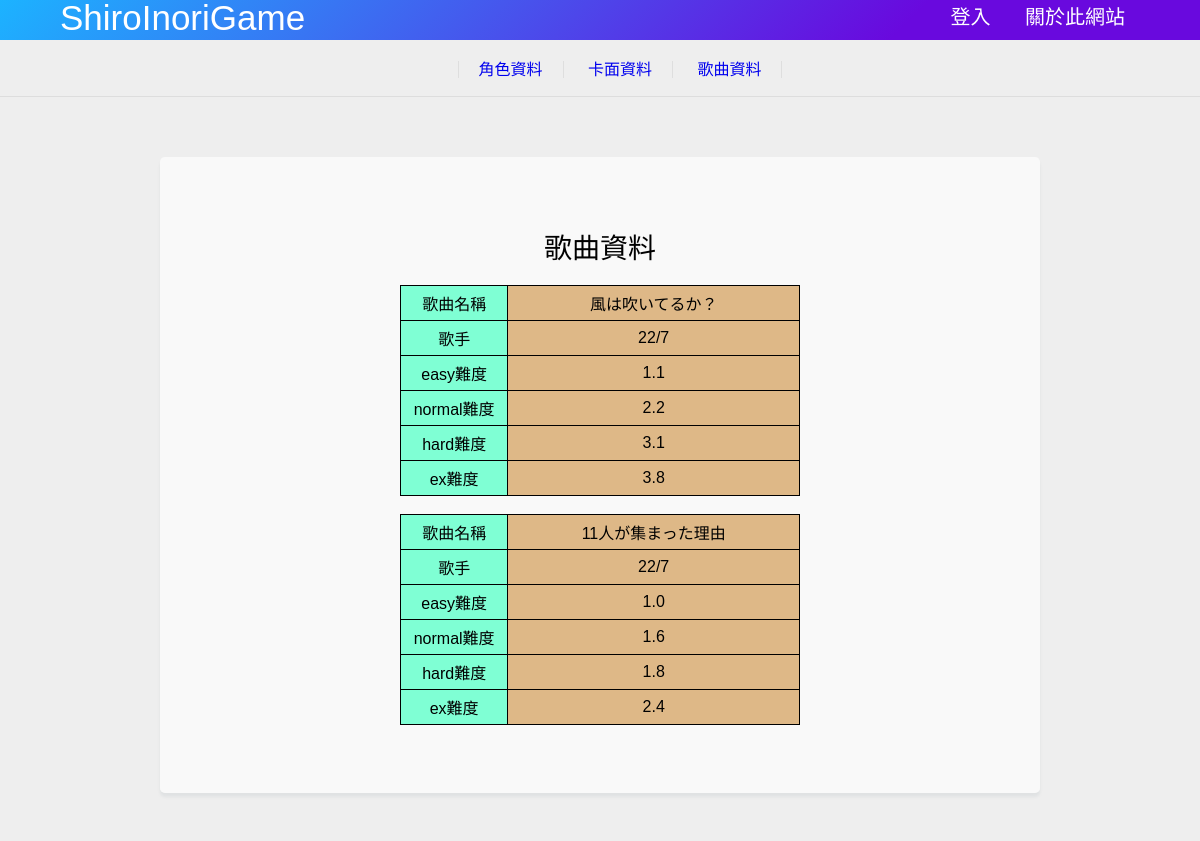
The app's page /songs/index.php with its own data.
### tables this page shows
CREATE TABLE `songs` (
  `sid` int(11) NOT NULL,
  `song_name` varchar(20) NOT NULL,
  `easy_difficulty` varchar(5) NOT NULL,
  `normal_difficulty` varchar(5) NOT NULL,
  `hard_difficulty` varchar(5) NOT NULL,
  `ex_difficulty` varchar(5) NOT NULL,
  `singer` varchar(30) NOT NULL
);

### songs/index.php (the view, shortened to what this page needs)
<?php include_once("../config/sqlconnect.php") ?>
<!DOCTYPE html>
<html lang="zh-Hant-TW">
<head>
    <link rel="stylesheet" href="../css/style.css">
</head>
<body>
    <header>
        <div class="container">
            <a href="../index.php" class="logo">ShiroInoriGame</a>
            <div class="header-data">
                <?php
                    if(isset($_SESSION['username'])) {
                        echo "<span>當前用戶為".$_SESSION['nickname']."</span>";
                        echo "<a href=\"../admin/index.php\">管理</a>";
                        echo "<a href=\"../logout.php\">登出</a>";
                    } else {
                        echo "<a href=\"../login.php\">登入</a>";
                    }
                ?>
                <a href="../about.php">關於此網站</a>
            </div>
        </div>
    </header>
    <div class="menu-top">
        <div class="menu">
            <ul>
                <li><a href="../characters/index.php">角色資料</a></li>
                <li><a href="../cards/index.php">卡面資料</a></li>
                <li><a href="../songs/index.php">歌曲資料</a></li>
            </ul>
        </div>
    </div>
    <div class="wrapper">
        <div class="container inner">
            <div class="card">
                <h1 class="title">歌曲資料</h1>
                <div class="post">
                    <?php
                        $sql = "select song_name, easy_difficulty, normal_difficulty, hard_difficulty, ex_difficulty, singer from songs;";
                        $result = $con->query($sql);
                        if(mysqli_num_rows($result) > 0) {
                            while($row = mysqli_fetch_array($result)) {
                                echo "<table class=\"table\" style=\"width: 400px\">";
                                echo "<tr>";
                                echo "<td class=\"table-key\" style=\"width: 100px;\">歌曲名稱</td>";
                                echo "<td class=\"table-value\" style=\"width: 300px;\">".$row['song_name']."</td>";
                                echo "</tr>";
                                echo "<tr>";
                                echo "<td class=\"table-key\"style=\"width: 100px;\">歌手</td>";
                                echo "<td class=\"table-value\" style=\"width: 300px;\">".$row['singer']."</td>";
                                echo "</tr>";
                                echo "<tr>";
                                echo "<td class=\"table-key\" style=\"width: 100px;\">easy難度</td>";
                                echo "<td class=\"table-value\" style=\"width: 300px;\">".$row['easy_difficulty']."</td>";
                                echo "</tr>";
                                echo "<tr>";
                                echo "<td class=\"table-key\" style=\"width: 100px;\">normal難度</td>";
                                echo "<td class=\"table-value\" style=\"width: 300px;\">".$row['normal_difficulty']."</td>";
                                echo "</tr>";
                                echo "<tr>";
                                echo "<td class=\"table-key\" style=\"width: 100px;\">hard難度</td>";
                                echo "<td class=\"table-value\" style=\"width: 300px;\">".$row['hard_difficulty']."</td>";
                                echo "</tr>";
                                echo "<tr>";
                                echo "<td class=\"table-key\" style=\"width: 100px;\">ex難度</td>";
                                echo "<td class=\"table-value\" style=\"width: 300px;\">".$row['ex_difficulty']."</td>";
                                echo "</tr>";
                                echo "</table>";
                                echo "<br>";
                            }
                        }
                    ?>
                </div>
            </div>
        </div>
    </div>
    </body>
</html>

### css/style.css (style rules this page uses)
html, body { margin: 0; padding: 0; font-family: 'Noto Sans TC', sans-serif; height: 100%; background-color: #eee; }
header { background: linear-gradient(135deg, #1cb3ff 0%, #6909de 75%); width: 100%; height: 40px; position: fixed; z-index: 999; }
header a, header span { color: white; text-decoration:none; text-align: center; line-height: 35px; font-size: 20px; padding: 15px; }
a.logo { font-size: 35px; padding-left: 5%; }
.header-data { float: right; padding-right: 5%; }
.container { margin: auto; margin: 0 auto; min-height: 40px; -webkit-box-pack: center; justify-content: center; max-width: 1250px; }
.inner { padding-top: 60px; padding-bottom: 48px; }
.card { width: 800px; background: rgba(250, 250, 250, 0.92); padding: 50px 40px; border-radius: 5px; box-shadow: 0px 4px 3px rgba(106, 131, 134, 0.1); }
.wrapper .title { font-size: 28px; font-weight: normal; text-align: center; }
.wrapper .post { font-size: 16px; font-weight: normal; }
.wrapper { display: flex; width: 100%; height: initial; background-color: #eee; }
.menu-top { padding-top: 40px; border-bottom: 1px solid #ddd; box-sizing: border-box; }
.menu { display: block !important; text-align: center; }
ul > li { display: inline; padding-right: 20px; padding-left: 20px; }
li > a { text-decoration:none; }
.menu ul li:first-child { border-left: 1px solid #dedede; }
.menu ul li { border-right: 1px solid #dedede; }
.table { font-size:16px; border:1px solid #000; margin-left:auto; margin-right:auto; border-collapse:collapse; }
.table-key { border:1px solid #000; padding:5px; background-color: aquamarine; text-align: center; }
.table-value { border:1px solid #000; padding:5px; background-color: burlywood; text-align: center; }

### records on screen
songs: song_name "風は吹いてるか？", singer "22/7", easy_difficulty "1.1", normal_difficulty "2.2", hard_difficulty "3.1", ex_difficulty "3.8"
songs: song_name "11人が集まった理由", singer "22/7", easy_difficulty "1.0", normal_difficulty "1.6", hard_difficulty "1.8", ex_difficulty "2.4"
